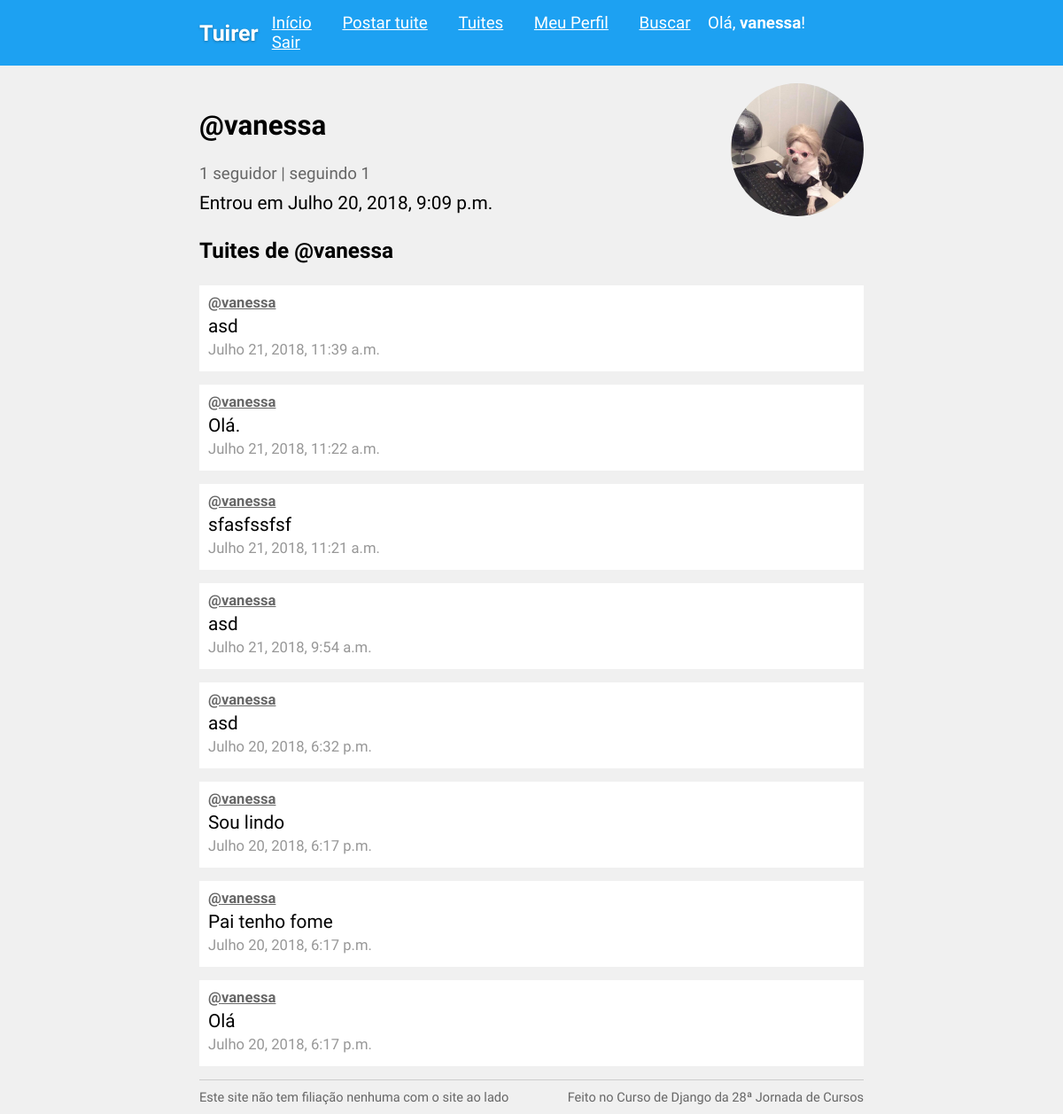
Before: /perfil/1 with the older database file.
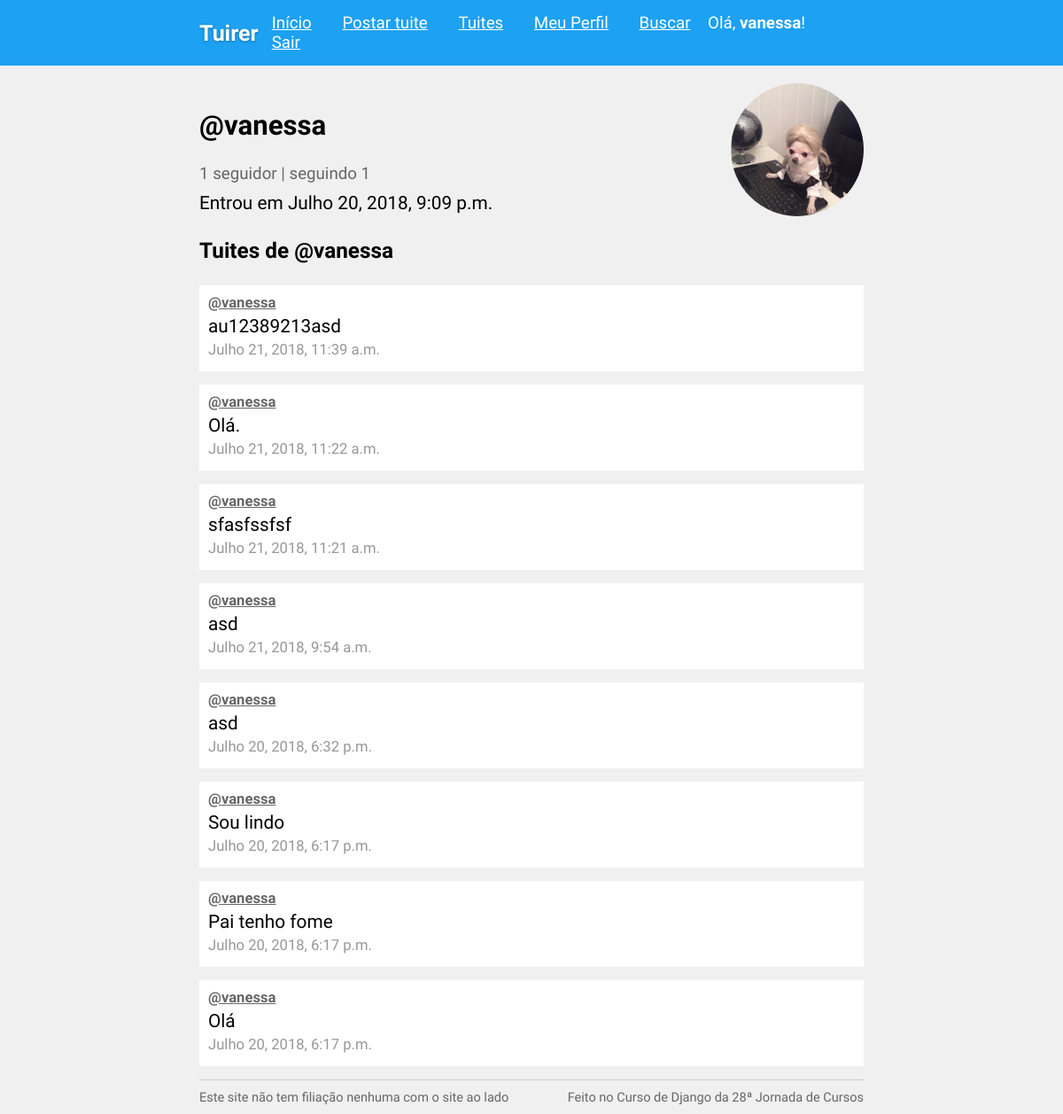
After: the same page with the newer database file.
### tuites/models.py (models this page shows, shortened)
class Tuite(models.Model):
    content = models.CharField('Tweet', max_length=200)
    date_created = models.DateTimeField(auto_now_add=True)
    creator = models.ForeignKey('users.User', on_delete=models.CASCADE, related_name='tuites')
    objects = TuiteManager()
    class Meta:
        ordering = ('-date_created', )

### users/models.py (models this page shows)
class User(AbstractUser):
    followers = models.ManyToManyField('self', blank=True)
    following = models.ManyToManyField('self', blank=True)
    picture = models.ImageField('Foto de perfil', default='/img/blank-pic.png')
    created_at = models.DateTimeField(auto_now_add=True)
    @property
    def followers_count(self):
        return self.followers.count()
    @property
    def following_count(self):
        return self.following.count()

### users/views.py (the view)
# urls.py: path('perfil/<int:pk>', ProfileView.as_view(), name='profile'),
class ProfileView(generic.DetailView):
    template_name = 'profile.html'
    model = User
    context_object_name = 'user'

### templates/profile.html
{% extends 'base.html' %}
{% block body %}
<div class="user-profile">
    <div class="user-info">
        <div class="info-column">
            <h2>@{{ user.username }}</h2>
            <div class="stats">
                {{ user.followers_count }} seguidor{{ user.followers_count|pluralize:"es" }} |
                seguindo {{ user.following_count }}
            </div>
            <div class="joined-date">
                Entrou em {{ user.created_at }}
            </div>
        </div>
        <div class="pic-column">
            <div class="profile-picture" style="background-image: url('{{ user.picture.url }}');"></div>
        </div>
    </div>
    <div class="profile-section">
        <section class="home-tuites">
            <h3>Tuites de @{{ user.username }}</h3>
            {% for tuite in user.tuites.all %}
                {% include 'includes/tuite.html' %}
            {% endfor %}
        </section>
    </div>
</div>
{% endblock %}

### templates/includes/tuite.html
<div class="tuite">
    <p class="creator">
        <a href="{% url 'users:profile' tuite.creator.id %}">@{{ tuite.creator }}</a>
    </p>
    <p>{{ tuite.content }}</p>
    <p class="date">
        <a href="{% url 'tuites:tuite' tuite.pk %}">{{ tuite.date_created }}</a>
    </p>
</div>

Changed rows visible on the page:
changed Tuite: content "asd" → "au12389213asd"
